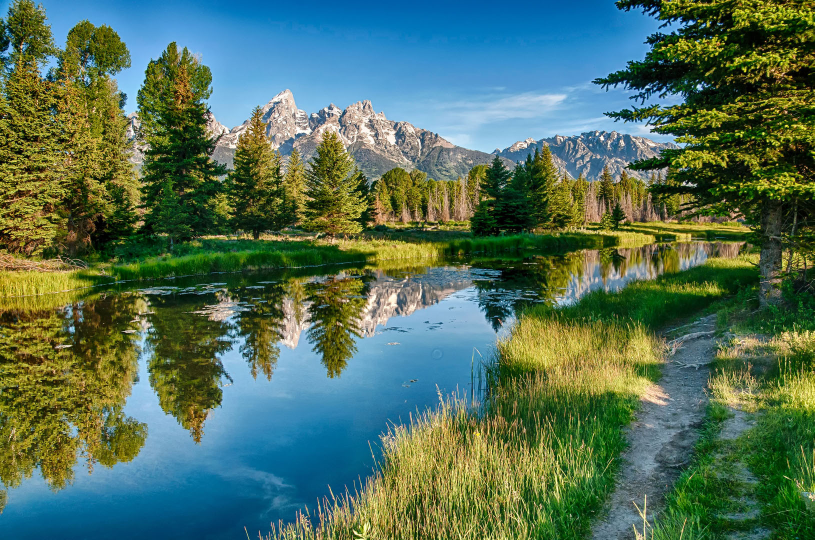
#> input picture assets/img/orig/priroda.jpg, 1629 x 1080 px (shown at 1/2 size)
$ python media.py
#> lines starting #> are read from the running program, lines starting #| are printed output that depends on the picture
#!/usr/bin/env python3
"""Build the site's image derivatives from assets/img/orig.

This script intentionally uses only Pillow from the Python standard runtime.
It is safe to run repeatedly: every generated file is overwritten from the
source image.
"""

from __future__ import annotations

import json
from pathlib import Path

from PIL import Image


ROOT = Path(__file__).resolve().parents[1]
SOURCE_DIR = ROOT / "assets" / "img" / "orig"
MEDIA_DIR = ROOT / "assets" / "media"
IMAGE_DIR = MEDIA_DIR / "img"
ARTICLE_DIR = MEDIA_DIR / "articles"

CURATED = {
    "hero-lake": "priroda.jpg",
    "lake-2": "original.jpg",
    "meadow": "priroda-offer.png",
    "meditate": "les-priroda-zelen-mokh-kamni-derevia-kusty-voda-devushka-sha.jpg",
    "yoga": "adfa4e1b453a59dbc33b42871cc41514.png",
    "cold": "holodny-dush.jpg",
    "herbs-1": "fito.jpg",
    "herbs-2": "m_2_669bb3675396.jpg",
    "herbs-3": "XOr0S0Y4-GK7Yi-d34_4fBRXzqOZir9eP9ON9bVMU0vg3mdcdcNcNmIY1i-knXTXdM3XbsFEWjAuki5qxqM70TD9.jpg",
    "food": "healthfood.jpg",
    "jump": "unnamed.jpg",
}

ARTICLES = (
    "gerb1.jpg",
    "gerb2.jpg",
    "gerb3.jpg",
    "gerb4.jpg",
    "gastrit-protokol.jpg",
    "ot-1.jpg",
    "ot2.jpg",
    "ot3.jpg",
    "scale_1200.png",
    "zhtso.jpg",
    "ssa2.webp",
    "048ec3af47346f67119a391590381bb0_cropped_666x720.jpg",
    "motivation.webp",
)


def resized(image: Image.Image, width: int) -> Image.Image:
    """Return an image reduced to width, never enlarging it."""
    if image.width <= width:
        return image.copy()
    # Keep the largest derivatives near the contract's ~350 KB budget while
    # retaining the required 1600px canvas size. Pillow's WebP encoder can
    # otherwise make detailed photographic sources disproportionately large.
    if width == 1600 and image.width > 1200:
        intermediate_height = round(image.height * 1200 / image.width)
        image = image.resize((1200, intermediate_height), Image.Resampling.LANCZOS)
    height = round(image.height * width / image.width)
    resampling = Image.Resampling.BILINEAR if width == 1600 else Image.Resampling.LANCZOS
    return image.resize((width, height), resampling)


def save_webp(image: Image.Image, destination: Path, quality: int = 82) -> None:
    destination.parent.mkdir(parents=True, exist_ok=True)
    if image.mode not in ("RGB", "RGBA"):
        image = image.convert("RGBA" if "A" in image.getbands() else "RGB")
    image.save(destination, "WEBP", quality=quality, method=6)


def build_curated() -> dict[str, dict[str, object]]:
    manifest: dict[str, dict[str, object]] = {}
    for name, source_name in CURATED.items():
        source_path = SOURCE_DIR / source_name
        with Image.open(source_path) as source:
#> source is the input picture: PIL image 1629x1080 RGB; mean R, G, B 82, 111.8, 89.9
            source = source.convert("RGBA" if "A" in source.getbands() else "RGB")
            widths = [width for width in (480, 960, 1600) if width <= source.width]
#> widths = [480, 960, 1600]
            for width in widths:
                save_webp(resized(source, width), IMAGE_DIR / f"{name}-{width}.webp")
#> this loop made 3 passes
#> pass 1, in save_webp, `image.save(destination, "WEBP", quality=quality, method=6)`:
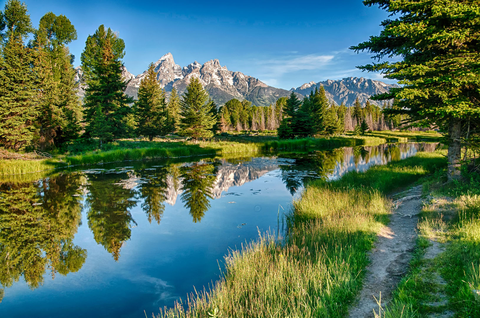
#> saved as hero-lake-480.webp: PIL image 480x318 RGB; mean R, G, B 82, 111.8, 89.9
#> pass 2, in save_webp (call 2), `image.save(destination, "WEBP", quality=quality, method=6)`:
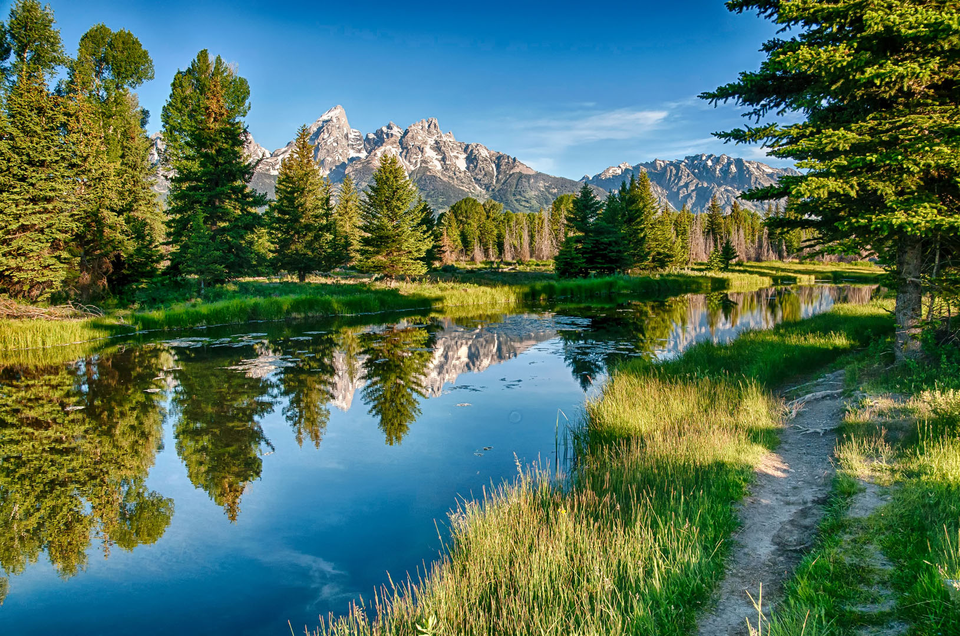
#> saved as hero-lake-960.webp: PIL image 960x636 RGB; mean R, G, B 82, 111.8, 90
            save_webp(resized(source, 24), IMAGE_DIR / f"{name}-lqip.webp")
#> call 4 of resized, with width = 24
#> in resized (call 4), `return image.resize((width, height), resampling)`:
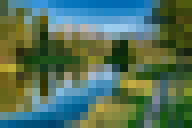
#> returned value: PIL image 24x16 RGB (shown 8 times larger); mean R, G, B 82.1, 111.8, 90
            manifest[name] = {
                "widths": widths,
                "width": source.width,
                "height": source.height,
                "aspect": f"{source.width}/{source.height}",
            }
#> pass 2 of the loop in build_curated, `for name, source_name in CURATED.items():`:
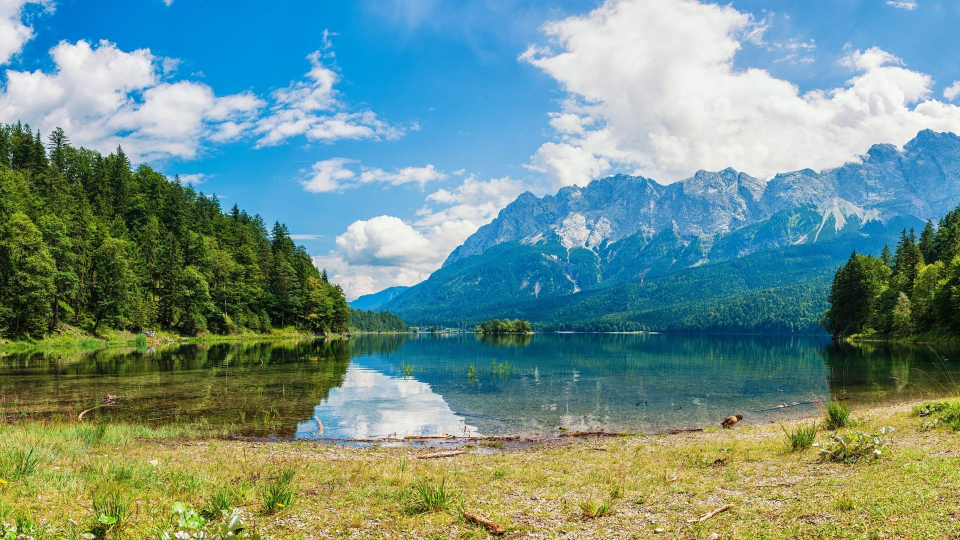
#> input picture assets/img/orig/original.jpg, 1920 x 1080 px (shown at 1/2 size)
#> in build_curated, source is the input picture: PIL image 1920x1080 RGB; mean R, G, B 111.8, 145.6, 138.1
#> the loop in build_curated, `for width in widths:` made 3 passes
#> pass 1, in save_webp (call 5), `image.save(destination, "WEBP", quality=quality, method=6)`:
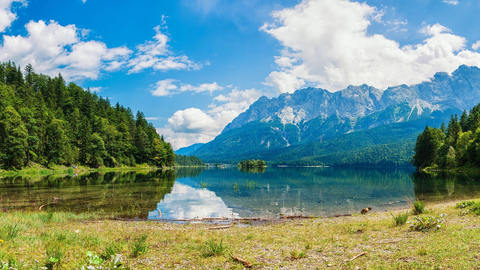
#> saved as lake-2-480.webp: PIL image 480x270 RGB; mean R, G, B 111.8, 145.6, 138.1
#> pass 2, in save_webp (call 6), `image.save(destination, "WEBP", quality=quality, method=6)`:
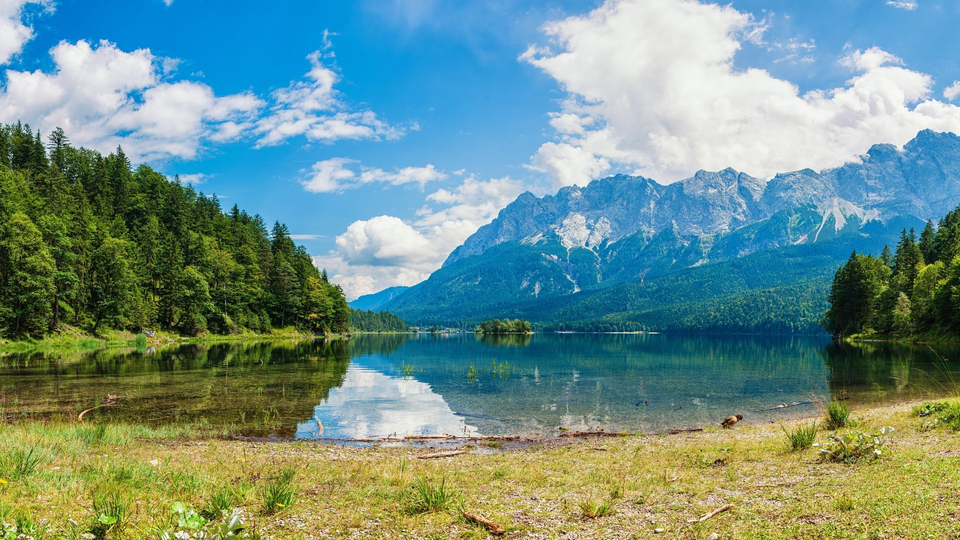
#> saved as lake-2-960.webp: PIL image 960x540 RGB; mean R, G, B 111.8, 145.6, 138.2
#> pass 3 of the loop in build_curated, `for name, source_name in CURATED.items():`:
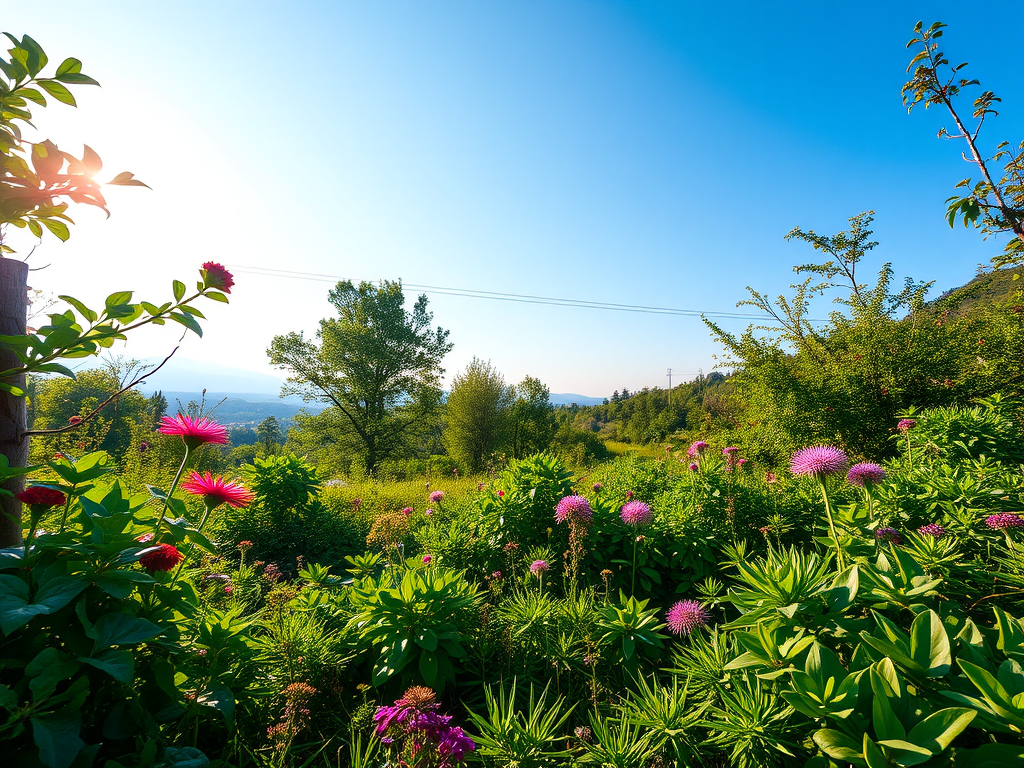
#> input picture assets/img/orig/priroda-offer.png, 1024 x 768 px
#> in build_curated, source is the input picture: PIL image 1024x768 RGB; mean R, G, B 105.7, 138.7, 120.7
#> the loop in build_curated, `for width in widths:` made 2 passes
#> pass 1, in save_webp (call 9), `image.save(destination, "WEBP", quality=quality, method=6)`:
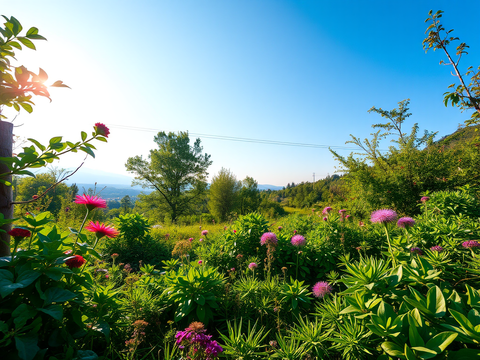
#> saved as meadow-480.webp: PIL image 480x360 RGB; mean R, G, B 105.8, 138.7, 120.7
#> in resized (call 11), `return image.resize((width, height), resampling)`:
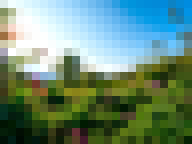
#> returned value: PIL image 24x18 RGB (shown 8 times larger); mean R, G, B 105.9, 138.7, 120.5
#> the loop made 7 passes; the first 3 are shown
    return manifest


def build_articles() -> None:
    for source_name in ARTICLES:
        with Image.open(SOURCE_DIR / source_name) as source:
            image = source.convert("RGBA" if "A" in source.getbands() else "RGB")
            save_webp(resized(image, 1200), ARTICLE_DIR / f"{Path(source_name).stem}.webp")


def square_logo(source_name: str, side: int) -> Image.Image:
    with Image.open(SOURCE_DIR / source_name) as source:
        logo = source.convert("RGBA")
        alpha = logo.getchannel("A")
        bbox = alpha.getbbox()
        if bbox is None:
            raise ValueError(f"{source_name} has no visible pixels")
        logo = logo.crop(bbox)

    # Six percent transparent padding on each side of the square content box.
    content_side = max(1, round(side * 0.88))
    scale = min(content_side / logo.width, content_side / logo.height)
    size = (max(1, round(logo.width * scale)), max(1, round(logo.height * scale)))
    logo = logo.resize(size, Image.Resampling.LANCZOS)
    canvas = Image.new("RGBA", (side, side), (0, 0, 0, 0))
    canvas.alpha_composite(logo, ((side - logo.width) // 2, (side - logo.height) // 2))
    return canvas


def build_logos() -> None:
    for filename, side in (
        ("logo-512.png", 512),
        ("logo-192.png", 192),
        ("apple-touch-icon.png", 180),
        ("favicon-32.png", 32),
        ("favicon-16.png", 16),
    ):
        square_logo("logo-04.png", side).save(MEDIA_DIR / filename, "PNG", optimize=True)
    square_logo("logo-06.png", 256).save(MEDIA_DIR / "logo-mono-256.png", "PNG", optimize=True)


def main() -> None:
    IMAGE_DIR.mkdir(parents=True, exist_ok=True)
    ARTICLE_DIR.mkdir(parents=True, exist_ok=True)
    manifest = build_curated()
    build_articles()
    build_logos()
    (MEDIA_DIR / "manifest.json").write_text(
        json.dumps(manifest, ensure_ascii=False, indent=2) + "\n",
        encoding="utf-8",
    )


if __name__ == "__main__":
#> (the run stopped early here; a loop or call above may not have finished)
